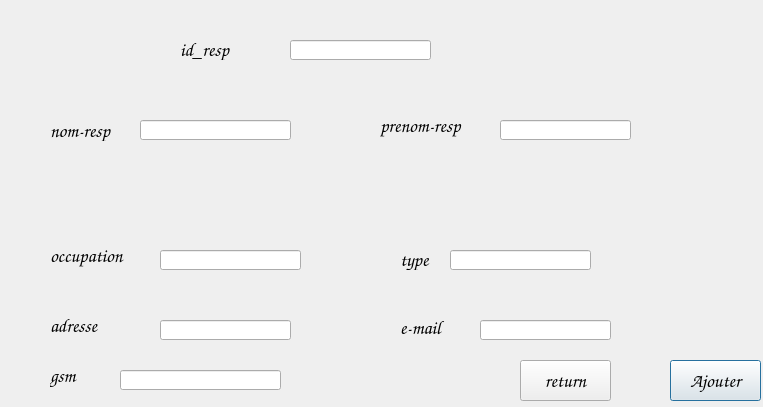
<?xml version="1.0" encoding="UTF-8"?>
<ui version="4.0">
 <class>ajoutercontacts1</class>
 <widget class="QDialog" name="ajoutercontacts1">
  <property name="geometry">
   <rect>
    <x>0</x>
    <y>0</y>
    <width>763</width>
    <height>407</height>
   </rect>
  </property>
  <property name="windowTitle">
   <string>Dialog</string>
  </property>
  <widget class="QLabel" name="label">
   <property name="geometry">
    <rect>
     <x>0</x>
     <y>0</y>
     <width>761</width>
     <height>411</height>
    </rect>
   </property>
   <property name="text">
    <string/>
   </property>
   <property name="pixmap">
    <pixmap>../../Desktop/PMPP.png</pixmap>
   </property>
  </widget>
  <widget class="QLabel" name="label_2">
   <property name="geometry">
    <rect>
     <x>180</x>
     <y>40</y>
     <width>131</width>
     <height>20</height>
    </rect>
   </property>
   <property name="font">
    <font>
     <family>Comic Sans MS</family>
     <pointsize>14</pointsize>
    </font>
   </property>
   <property name="text">
    <string>id_resp</string>
   </property>
  </widget>
  <widget class="QLineEdit" name="lineEdit">
   <property name="geometry">
    <rect>
     <x>290</x>
     <y>40</y>
     <width>141</width>
     <height>20</height>
    </rect>
   </property>
  </widget>
  <widget class="QLabel" name="label_3">
   <property name="geometry">
    <rect>
     <x>50</x>
     <y>120</y>
     <width>111</width>
     <height>21</height>
    </rect>
   </property>
   <property name="font">
    <font>
     <family>Comic Sans MS</family>
     <pointsize>14</pointsize>
    </font>
   </property>
   <property name="text">
    <string>nom-resp</string>
   </property>
  </widget>
  <widget class="QLineEdit" name="lineEdit_2">
   <property name="geometry">
    <rect>
     <x>140</x>
     <y>120</y>
     <width>151</width>
     <height>20</height>
    </rect>
   </property>
  </widget>
  <widget class="QLabel" name="label_4">
   <property name="geometry">
    <rect>
     <x>380</x>
     <y>110</y>
     <width>121</width>
     <height>31</height>
    </rect>
   </property>
   <property name="font">
    <font>
     <family>Comic Sans MS</family>
     <pointsize>14</pointsize>
    </font>
   </property>
   <property name="text">
    <string>prenom-resp</string>
   </property>
  </widget>
  <widget class="QLineEdit" name="lineEdit_3">
   <property name="geometry">
    <rect>
     <x>500</x>
     <y>120</y>
     <width>131</width>
     <height>20</height>
    </rect>
   </property>
  </widget>
  <widget class="QLabel" name="label_5">
   <property name="geometry">
    <rect>
     <x>50</x>
     <y>240</y>
     <width>121</width>
     <height>31</height>
    </rect>
   </property>
   <property name="font">
    <font>
     <family>Comic Sans MS</family>
     <pointsize>14</pointsize>
    </font>
   </property>
   <property name="text">
    <string>occupation</string>
   </property>
  </widget>
  <widget class="QLineEdit" name="lineEdit_4">
   <property name="geometry">
    <rect>
     <x>160</x>
     <y>250</y>
     <width>141</width>
     <height>20</height>
    </rect>
   </property>
  </widget>
  <widget class="QLabel" name="label_6">
   <property name="geometry">
    <rect>
     <x>400</x>
     <y>250</y>
     <width>111</width>
     <height>20</height>
    </rect>
   </property>
   <property name="font">
    <font>
     <family>Comic Sans MS</family>
     <pointsize>14</pointsize>
    </font>
   </property>
   <property name="text">
    <string>type</string>
   </property>
  </widget>
  <widget class="QLineEdit" name="lineEdit_5">
   <property name="geometry">
    <rect>
     <x>450</x>
     <y>250</y>
     <width>141</width>
     <height>20</height>
    </rect>
   </property>
  </widget>
  <widget class="QLabel" name="label_7">
   <property name="geometry">
    <rect>
     <x>50</x>
     <y>310</y>
     <width>111</width>
     <height>31</height>
    </rect>
   </property>
   <property name="font">
    <font>
     <family>Comic Sans MS</family>
     <pointsize>14</pointsize>
    </font>
   </property>
   <property name="text">
    <string>adresse</string>
   </property>
  </widget>
  <widget class="QLineEdit" name="lineEdit_6">
   <property name="geometry">
    <rect>
     <x>160</x>
     <y>320</y>
     <width>131</width>
     <height>20</height>
    </rect>
   </property>
  </widget>
  <widget class="QLabel" name="label_8">
   <property name="geometry">
    <rect>
     <x>400</x>
     <y>320</y>
     <width>81</width>
     <height>16</height>
    </rect>
   </property>
   <property name="font">
    <font>
     <family>Comic Sans MS</family>
     <pointsize>14</pointsize>
    </font>
   </property>
   <property name="text">
    <string>e-mail</string>
   </property>
  </widget>
  <widget class="QLineEdit" name="lineEdit_7">
   <property name="geometry">
    <rect>
     <x>480</x>
     <y>320</y>
     <width>131</width>
     <height>20</height>
    </rect>
   </property>
  </widget>
  <widget class="QLabel" name="label_9">
   <property name="geometry">
    <rect>
     <x>50</x>
     <y>360</y>
     <width>71</width>
     <height>31</height>
    </rect>
   </property>
   <property name="font">
    <font>
     <family>Comic Sans MS</family>
     <pointsize>14</pointsize>
    </font>
   </property>
   <property name="text">
    <string>gsm</string>
   </property>
  </widget>
  <widget class="QLineEdit" name="lineEdit_8">
   <property name="geometry">
    <rect>
     <x>120</x>
     <y>370</y>
     <width>161</width>
     <height>20</height>
    </rect>
   </property>
  </widget>
  <widget class="QPushButton" name="pushButton">
   <property name="geometry">
    <rect>
     <x>670</x>
     <y>360</y>
     <width>91</width>
     <height>41</height>
    </rect>
   </property>
   <property name="font">
    <font>
     <family>Comic Sans MS</family>
     <pointsize>14</pointsize>
    </font>
   </property>
   <property name="text">
    <string>Ajouter</string>
   </property>
  </widget>
  <widget class="QPushButton" name="pushButton_2">
   <property name="geometry">
    <rect>
     <x>520</x>
     <y>360</y>
     <width>91</width>
     <height>41</height>
    </rect>
   </property>
   <property name="font">
    <font>
     <family>Comic Sans MS</family>
     <pointsize>14</pointsize>
    </font>
   </property>
   <property name="text">
    <string>return</string>
   </property>
  </widget>
 </widget>
 <resources/>
 <connections>
  <connection>
   <sender>pushButton_2</sender>
   <signal>clicked()</signal>
   <receiver>ajoutercontacts1</receiver>
   <slot>reject()</slot>
   <hints>
    <hint type="sourcelabel">
     <x>536</x>
     <y>380</y>
    </hint>
    <hint type="destinationlabel">
     <x>439</x>
     <y>427</y>
    </hint>
   </hints>
  </connection>
 </connections>
</ui>
